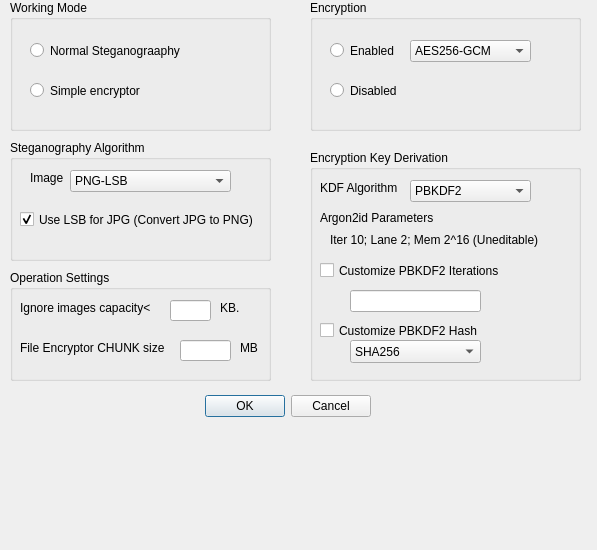
<?xml version="1.0" encoding="UTF-8"?>
<ui version="4.0">
 <class>Dialog</class>
 <widget class="QDialog" name="Dialog">
  <property name="geometry">
   <rect>
    <x>0</x>
    <y>0</y>
    <width>597</width>
    <height>550</height>
   </rect>
  </property>
  <property name="windowTitle">
   <string>Advanced Settings</string>
  </property>
  <widget class="QDialogButtonBox" name="buttonBox">
   <property name="geometry">
    <rect>
     <x>30</x>
     <y>390</y>
     <width>341</width>
     <height>32</height>
    </rect>
   </property>
   <property name="orientation">
    <enum>Qt::Horizontal</enum>
   </property>
   <property name="standardButtons">
    <set>QDialogButtonBox::Cancel|QDialogButtonBox::Ok</set>
   </property>
  </widget>
  <widget class="QGroupBox" name="groupBox">
   <property name="geometry">
    <rect>
     <x>10</x>
     <y>0</y>
     <width>261</width>
     <height>131</height>
    </rect>
   </property>
   <property name="title">
    <string>Working Mode</string>
   </property>
   <widget class="QRadioButton" name="radioButton_3">
    <property name="geometry">
     <rect>
      <x>20</x>
      <y>40</y>
      <width>221</width>
      <height>21</height>
     </rect>
    </property>
    <property name="text">
     <string>Normal Steganograaphy</string>
    </property>
   </widget>
   <widget class="QRadioButton" name="radioButton_4">
    <property name="geometry">
     <rect>
      <x>20</x>
      <y>80</y>
      <width>171</width>
      <height>21</height>
     </rect>
    </property>
    <property name="text">
     <string>Simple encryptor</string>
    </property>
   </widget>
  </widget>
  <widget class="QGroupBox" name="groupBox_2">
   <property name="geometry">
    <rect>
     <x>310</x>
     <y>0</y>
     <width>271</width>
     <height>131</height>
    </rect>
   </property>
   <property name="title">
    <string>Encryption</string>
   </property>
   <widget class="QRadioButton" name="radioButton">
    <property name="geometry">
     <rect>
      <x>20</x>
      <y>40</y>
      <width>100</width>
      <height>21</height>
     </rect>
    </property>
    <property name="text">
     <string>Enabled</string>
    </property>
   </widget>
   <widget class="QRadioButton" name="radioButton_2">
    <property name="geometry">
     <rect>
      <x>20</x>
      <y>80</y>
      <width>100</width>
      <height>21</height>
     </rect>
    </property>
    <property name="text">
     <string>Disabled</string>
    </property>
   </widget>
   <widget class="QComboBox" name="comboBox_2">
    <property name="geometry">
     <rect>
      <x>100</x>
      <y>40</y>
      <width>121</width>
      <height>22</height>
     </rect>
    </property>
    <item>
     <property name="text">
      <string>AES256-GCM</string>
     </property>
    </item>
    <item>
     <property name="text">
      <string>ChaCha20-Poly1305</string>
     </property>
    </item>
   </widget>
  </widget>
  <widget class="QGroupBox" name="groupBox_3">
   <property name="geometry">
    <rect>
     <x>10</x>
     <y>140</y>
     <width>261</width>
     <height>121</height>
    </rect>
   </property>
   <property name="title">
    <string>Steganography Algorithm</string>
   </property>
   <widget class="QLabel" name="label">
    <property name="geometry">
     <rect>
      <x>20</x>
      <y>30</y>
      <width>53</width>
      <height>15</height>
     </rect>
    </property>
    <property name="text">
     <string>Image</string>
    </property>
   </widget>
   <widget class="QComboBox" name="comboBox_3">
    <property name="geometry">
     <rect>
      <x>60</x>
      <y>30</y>
      <width>161</width>
      <height>22</height>
     </rect>
    </property>
    <item>
     <property name="text">
      <string>PNG-LSB</string>
     </property>
    </item>
    <item>
     <property name="text">
      <string>JPG-DCT</string>
     </property>
    </item>
   </widget>
   <widget class="QCheckBox" name="checkBox_3">
    <property name="geometry">
     <rect>
      <x>10</x>
      <y>70</y>
      <width>241</width>
      <height>19</height>
     </rect>
    </property>
    <property name="text">
     <string>Use LSB for JPG (Convert JPG to PNG)</string>
    </property>
    <property name="checked">
     <bool>true</bool>
    </property>
   </widget>
  </widget>
  <widget class="QGroupBox" name="groupBox_4">
   <property name="geometry">
    <rect>
     <x>10</x>
     <y>270</y>
     <width>261</width>
     <height>111</height>
    </rect>
   </property>
   <property name="title">
    <string>Operation Settings</string>
   </property>
   <widget class="QLabel" name="label_2">
    <property name="geometry">
     <rect>
      <x>10</x>
      <y>30</y>
      <width>211</width>
      <height>16</height>
     </rect>
    </property>
    <property name="text">
     <string>Ignore images capacity&lt;</string>
    </property>
   </widget>
   <widget class="QLineEdit" name="lineEdit_2">
    <property name="geometry">
     <rect>
      <x>160</x>
      <y>30</y>
      <width>41</width>
      <height>21</height>
     </rect>
    </property>
   </widget>
   <widget class="QLabel" name="label_3">
    <property name="geometry">
     <rect>
      <x>210</x>
      <y>30</y>
      <width>53</width>
      <height>15</height>
     </rect>
    </property>
    <property name="text">
     <string>KB.</string>
    </property>
   </widget>
   <widget class="QLabel" name="label_4">
    <property name="geometry">
     <rect>
      <x>10</x>
      <y>70</y>
      <width>161</width>
      <height>16</height>
     </rect>
    </property>
    <property name="text">
     <string>File Encryptor CHUNK size</string>
    </property>
   </widget>
   <widget class="QLineEdit" name="lineEdit_3">
    <property name="geometry">
     <rect>
      <x>170</x>
      <y>70</y>
      <width>51</width>
      <height>21</height>
     </rect>
    </property>
   </widget>
   <widget class="QLabel" name="label_5">
    <property name="geometry">
     <rect>
      <x>230</x>
      <y>70</y>
      <width>53</width>
      <height>15</height>
     </rect>
    </property>
    <property name="text">
     <string>MB</string>
    </property>
   </widget>
  </widget>
  <widget class="QGroupBox" name="groupBox_5">
   <property name="geometry">
    <rect>
     <x>310</x>
     <y>150</y>
     <width>271</width>
     <height>231</height>
    </rect>
   </property>
   <property name="title">
    <string>Encryption Key Derivation</string>
   </property>
   <widget class="QCheckBox" name="checkBox">
    <property name="geometry">
     <rect>
      <x>10</x>
      <y>110</y>
      <width>211</width>
      <height>21</height>
     </rect>
    </property>
    <property name="text">
     <string>Customize PBKDF2 Iterations</string>
    </property>
   </widget>
   <widget class="QLineEdit" name="lineEdit">
    <property name="geometry">
     <rect>
      <x>40</x>
      <y>140</y>
      <width>131</width>
      <height>22</height>
     </rect>
    </property>
   </widget>
   <widget class="QCheckBox" name="checkBox_2">
    <property name="geometry">
     <rect>
      <x>10</x>
      <y>170</y>
      <width>171</width>
      <height>21</height>
     </rect>
    </property>
    <property name="text">
     <string>Customize PBKDF2 Hash</string>
    </property>
   </widget>
   <widget class="QComboBox" name="comboBox">
    <property name="geometry">
     <rect>
      <x>40</x>
      <y>190</y>
      <width>131</width>
      <height>23</height>
     </rect>
    </property>
    <item>
     <property name="text">
      <string>SHA256</string>
     </property>
    </item>
    <item>
     <property name="text">
      <string>SHA384</string>
     </property>
    </item>
    <item>
     <property name="text">
      <string>SHA512</string>
     </property>
    </item>
   </widget>
   <widget class="QLabel" name="label_6">
    <property name="geometry">
     <rect>
      <x>10</x>
      <y>30</y>
      <width>101</width>
      <height>16</height>
     </rect>
    </property>
    <property name="text">
     <string>KDF Algorithm</string>
    </property>
   </widget>
   <widget class="QComboBox" name="comboBox_4">
    <property name="geometry">
     <rect>
      <x>100</x>
      <y>30</y>
      <width>121</width>
      <height>22</height>
     </rect>
    </property>
    <item>
     <property name="text">
      <string>PBKDF2</string>
     </property>
    </item>
    <item>
     <property name="text">
      <string>Argon2id</string>
     </property>
    </item>
   </widget>
   <widget class="QLabel" name="label_7">
    <property name="geometry">
     <rect>
      <x>10</x>
      <y>60</y>
      <width>141</width>
      <height>16</height>
     </rect>
    </property>
    <property name="text">
     <string>Argon2id Parameters</string>
    </property>
   </widget>
   <widget class="QLabel" name="label_8">
    <property name="geometry">
     <rect>
      <x>20</x>
      <y>80</y>
      <width>241</width>
      <height>20</height>
     </rect>
    </property>
    <property name="text">
     <string>Iter 10; Lane 2; Mem 2^16 (Uneditable)</string>
    </property>
   </widget>
  </widget>
 </widget>
 <resources/>
 <connections>
  <connection>
   <sender>buttonBox</sender>
   <signal>accepted()</signal>
   <receiver>Dialog</receiver>
   <slot>accept()</slot>
   <hints>
    <hint type="sourcelabel">
     <x>248</x>
     <y>254</y>
    </hint>
    <hint type="destinationlabel">
     <x>157</x>
     <y>274</y>
    </hint>
   </hints>
  </connection>
  <connection>
   <sender>buttonBox</sender>
   <signal>rejected()</signal>
   <receiver>Dialog</receiver>
   <slot>reject()</slot>
   <hints>
    <hint type="sourcelabel">
     <x>316</x>
     <y>260</y>
    </hint>
    <hint type="destinationlabel">
     <x>286</x>
     <y>274</y>
    </hint>
   </hints>
  </connection>
 </connections>
</ui>
